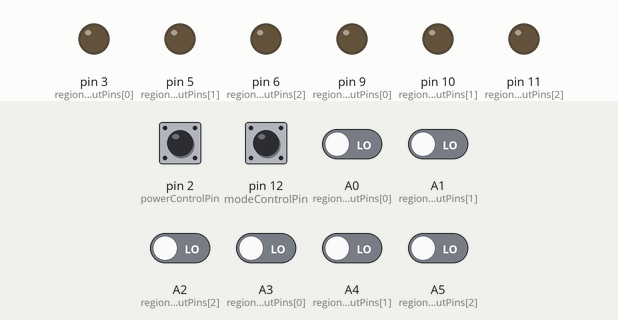
A sketch run on a simulated Arduino Uno, built with avr-gcc and run on an emulated ATmega328P. Parts: output pins drawn as LEDs (lit = HIGH). The test bench sets the inputs (shaded band); at power-on: pin 2 (powerControlPin), pin 12 (modeControlPin) HIGH, A0 (regionOneInputPins[0]), A1 (regionOneInputPins[1]), A2 (regionOneInputPins[2]), A3 (regionTwoInputPins[0]), A4 (regionTwoInputPins[1]), A5 (regionTwoInputPins[2]) LOW.

Above: at 1.2 s.
1.3 s: pin 12 (modeControlPin) pulled LOW for 0.15 s
At 1.37 s:
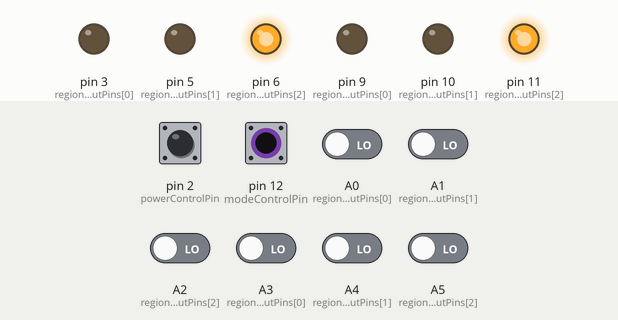
2.9 s: pin 12 (modeControlPin) driven LOW and A0 (regionOneInputPins[0]) driven HIGH
At 4.1 s:
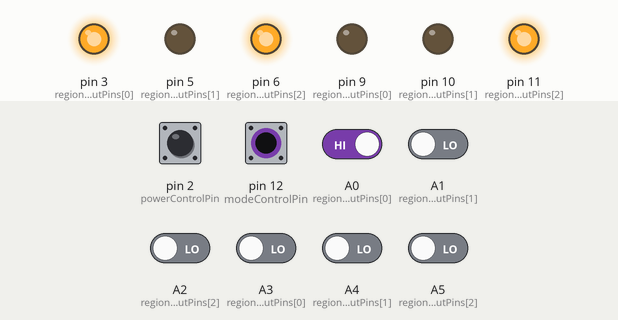
4.4 s: pin 12 (modeControlPin) driven HIGH
At 5.2 s:
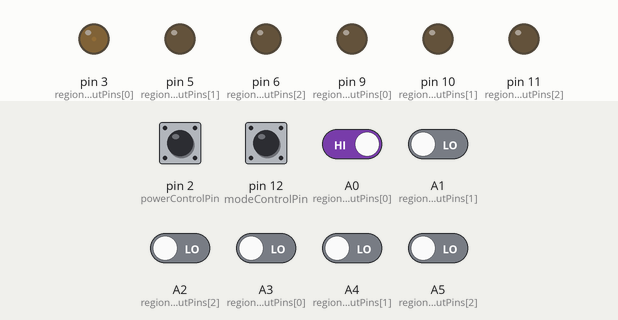
5.9 s: pin 12 (modeControlPin) driven LOW
At 6.4 s:
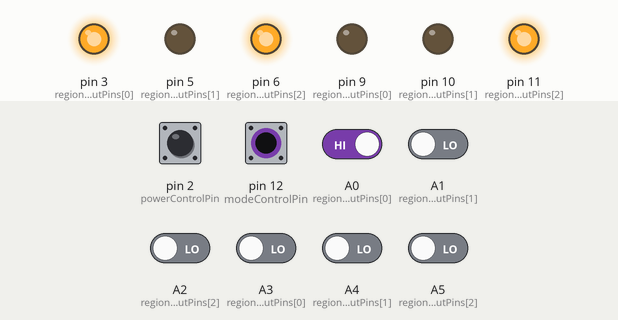
7.4 s: A1 (regionOneInputPins[1]) driven HIGH
At 8.6 s:
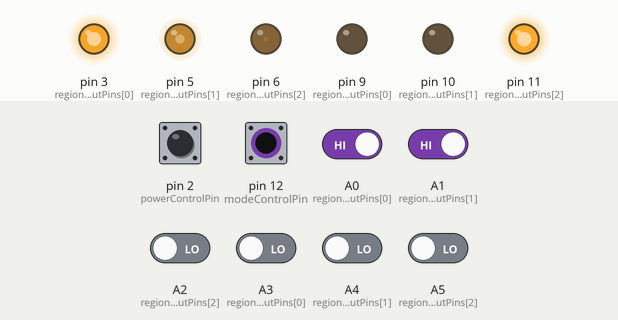
8.9 s: A0 (regionOneInputPins[0]) driven LOW
At 9.8 s:
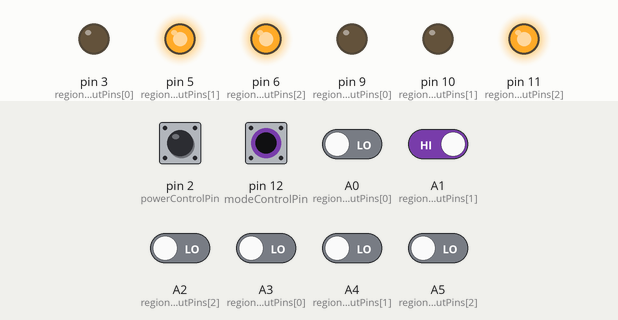
Timing chart, 0 to 11.4 s (numbered marks = the images above; inputs shaded):
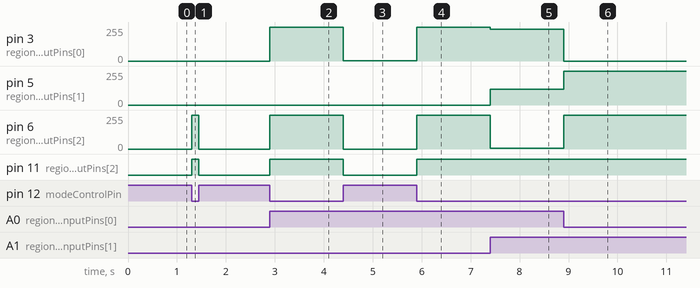

Measured:
- after the input at 1.3 s, pin 6 (regionOneOutputPins[2]): 0/255 → 255/255 at once, → 0/255 0.15 s later; pin 11 (regionTwoOutputPins[2]): LOW → HIGH at once, → LOW 0.15 s later
- after the input at 2.9 s, pin 3 (regionOneOutputPins[0]), pin 6 (regionOneOutputPins[2]): 0/255 → 255/255 at once; pin 11 (regionTwoOutputPins[2]): LOW → HIGH at once
- after the input at 4.4 s, pin 3 (regionOneOutputPins[0]): 255/255 → 1/255 at once; pin 6 (regionOneOutputPins[2]): 255/255 → 0/255 at once; pin 11 (regionTwoOutputPins[2]): HIGH → LOW at once
- after the input at 5.9 s, pin 3 (regionOneOutputPins[0]): 1/255 → 255/255 at once; pin 6 (regionOneOutputPins[2]): 0/255 → 255/255 at once; pin 11 (regionTwoOutputPins[2]): LOW → HIGH at once
- after the input at 7.4 s, pin 3 (regionOneOutputPins[0]): 255/255 → 237/255 at once; pin 5 (regionOneOutputPins[1]): 0/255 → 120/255 at once; pin 6 (regionOneOutputPins[2]): 255/255 → 6/255 at once
- after the input at 8.9 s, pin 3 (regionOneOutputPins[0]): 237/255 → 0/255 at once; pin 5 (regionOneOutputPins[1]): 120/255 → 255/255 at once; pin 6 (regionOneOutputPins[2]): 6/255 → 255/255 at once

The sketch:

arduino.ino
```cpp
#define NUM_INPUT_PINS 3
#define NUM_OUTPUT_PINS 3

// RGB color definitions
int black[3] = {0, 0, 0};
int blue[3] = {0, 0, 255};
int green[3] = {0, 255, 0};
int cyan[3] = {0, 255, 255};
int red[3] = {255, 0, 0};
int magenta[3] = {255, 0, 255};
int yellow[3] = {255, 255, 0};
int white[3] = {255, 255, 255};

// other colors
int purple[3] = {128, 0, 255};
int pink[3] = {175, 75, 148};
int orange[3] = {237, 120, 6};

// control input pins
int powerControlPin = 2;
int modeControlPin = 12;

// variables to store control input values
int powerControlValue;
int modeControlValue;

// input pins
int regionOneInputPins[NUM_INPUT_PINS] = {A0, A1, A2};
int regionTwoInputPins[NUM_INPUT_PINS] = {A3, A4, A5};

// arrays to store input values
int regionOneValues[NUM_INPUT_PINS] = {0, 0, 0};
int regionTwoValues[NUM_INPUT_PINS] = {0, 0, 0};

// output pins {red, green, blue}
int regionOneOutputPins[NUM_OUTPUT_PINS] = {3, 5, 6};
int regionTwoOutputPins[NUM_OUTPUT_PINS] = {9, 10, 11};


void setup()
{
  // set control pins to INPUT
  pinMode(powerControlPin, INPUT);
  pinMode(modeControlPin, INPUT);

  // set region 1 & 2 input pins to INPUT
  for (int i=0; i<NUM_INPUT_PINS; i++)
  {
    pinMode(regionOneInputPins[i], INPUT);
    pinMode(regionTwoInputPins[i], INPUT);
  }

  // set region 1 & 2 output pins to OUTPUT
  for (int i=0; i<NUM_OUTPUT_PINS; i++)
  {
    pinMode(regionOneOutputPins[i], OUTPUT);
    pinMode(regionTwoOutputPins[i], OUTPUT);
  }

  // open the serial connection
  Serial.begin(9600);
}


void loop()
{
  // read the values of the control pins
  powerControlValue = digitalRead(powerControlPin);
  modeControlValue = digitalRead(modeControlPin);

  if(powerControlValue == 0)
  {
    // disable the LEDs
    illuminateLED(regionOneOutputPins, black);
    illuminateLED(regionTwoOutputPins, black);
  }
  else
  {
    if(modeControlValue == 0)
    {
      // control colors using DIP switches
      readInputValues(regionOneInputPins, regionOneValues);
      setRegionColor(regionOneOutputPins, regionOneValues);

      readInputValues(regionTwoInputPins, regionTwoValues);
      setRegionColor(regionTwoOutputPins, regionTwoValues);
    }
    else
    {
      // control the colors using the serial port
      if(Serial.available() >= 7)
      {
        if(Serial.read() == 0xff)
        {
          regionOneValues[0] = Serial.read();
          regionOneValues[1] = Serial.read();
          regionOneValues[2] = Serial.read();
          regionTwoValues[0] = Serial.read();
          regionTwoValues[1] = Serial.read();
          regionTwoValues[2] = Serial.read();
        }
      }
      illuminateLED(regionOneOutputPins, regionOneValues);
      illuminateLED(regionTwoOutputPins, regionTwoValues);
    }
  }
}


void readInputValues(int inputPins[], int inputValues[])
{
  for (int i=0; i<NUM_INPUT_PINS; i++)
  {
    inputValues[i] = digitalRead(inputPins[i]);
  }
}


void printValues(String arrayName, int array[], int arraySize)
{
  for (int i=0; i<arraySize; i++)
  {
    Serial.print(arrayName);
    Serial.print("[");
    Serial.print(i);
    Serial.print("] = ");
    Serial.println(array[i]);
  }

  Serial.println("");
}


void setRegionColor(int regionOutputPins[], int regionValues[])
{
  // treat these 3 pins as binary input, do some clever math to see what the decimal value is
  int regionPinTotal = (4 * regionValues[0]) + (2 * regionValues[1]) + (regionValues[2]);

  // set the color according to the total binary value of the 3 pins
  switch(regionPinTotal)
    {
      case 0:
        //red
        illuminateLED(regionOutputPins, blue);
        break;
      case 1:
        //green
        illuminateLED(regionOutputPins, green);
        break;
      case 2:
        //blue
        illuminateLED(regionOutputPins, cyan);
        break;
      case 3:
        //yellow
        illuminateLED(regionOutputPins, red);
        break;
      case 4:
        //purple
        illuminateLED(regionOutputPins, magenta);
        break;
      case 5:
        //pink
        illuminateLED(regionOutputPins, yellow);
        break;
      case 6:
        //orange
        illuminateLED(regionOutputPins, orange);
        break;
      case 7:
        //white
        illuminateLED(regionOutputPins, white);
        break;
    }
}


void illuminateLED(int outputPins[], int color[])
{
  for(int i=0; i<NUM_OUTPUT_PINS; i++)
  {
    analogWrite(outputPins[i], color[i]);
  }
}
```
